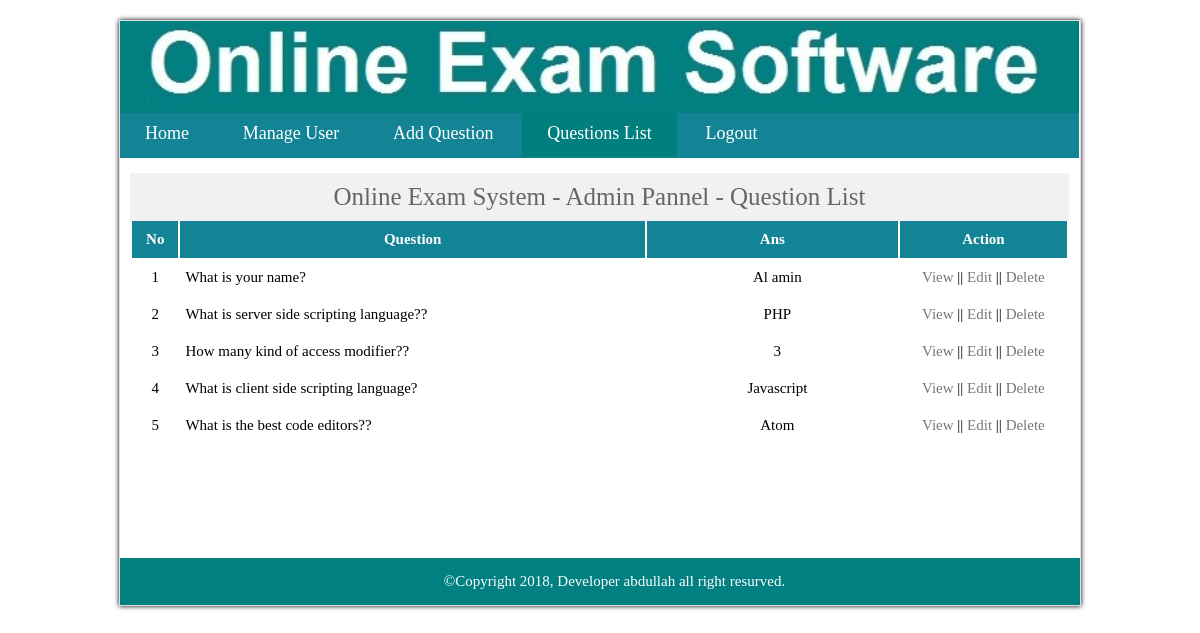
The page /admin/question.php (signed in) on the database its author committed.
### tables this page shows
CREATE TABLE `tbl_question` (
  `ques_id` int(11) NOT NULL,
  `question_no` int(11) NOT NULL,
  `question` text NOT NULL
);

CREATE TABLE `tbl_ans` (
  `ans_id` int(11) NOT NULL,
  `question_no` int(11) NOT NULL,
  `right_ans` int(11) NOT NULL DEFAULT '0',
  `option` text NOT NULL
);

### admin/classes/question.php (called while the page is built, shortened)
<?php
class question{
  private $tbl_question = 'tbl_question';
  private $tbl_ans = 'tbl_ans';
  private $question_notwo;
  private $right_ans = 1;
  public function question_no($question_no){
    $this->question_no = $question_no;
  }public function question_notwo($question_notwo){
    $this->question_notwo = $question_notwo;
  }
  public function readQuestion(){
    $sql = "SELECT * FROM $this->tbl_question ORDER BY ques_id ASC";
    $stmt = db::examPrepare($sql);
    $stmt->execute();
    return $stmt->fetchAll();
  }
  public function readAns(){
    $sql = "SELECT * FROM $this->tbl_ans WHERE question_no=:question_notwo AND right_ans=:right_ans";
    $stmt = db::examPrepare($sql);
    $stmt->bindParam(":question_notwo",$this->question_notwo);
    $stmt->bindParam(":right_ans",$this->right_ans);
    $stmt->execute();
    return $stmt->fetchAll();
  }
}
$questionObj = new question();
?>

### admin/connection/db.php (called while the page is built, shortened)
<?php
 class db{
 private static $pdo;
  public static function connection(){
    if(!isset(self::$pdo)){
      try {
        self::$pdo = new PDO('mysql:host='.DB_HOST.';dbname='.DB_NAME,DB_USER,DB_PASS);
      }catch(PDOException $con) {
        echo $con->getMessage();
      }
    }
    return self::$pdo;
  }
    public static function examPrepare($sql){
    return self::connection()->prepare($sql);
  }
 }
?>

### admin/question.php (the view, shortened to what this page needs)
<?php include('inc/header.php');?>
<?php include('classes/question.php');?>
<table class="table">
  <thead class="thead">
    <tr class="thead-tr">
      <th class="serial">No</th>
      <th class="question">Question</th>
      <th class="question-ans">Ans</th>
      <th class="question-action">Action</th>
    </tr>
  </thead>
  <?php
  $i = 0;
  foreach($questionObj->readQuestion() as $value){
    $question_notwo = $value['question_no'];
    $questionObj->question_notwo($question_notwo);
  $i++;
  ?>
  <tr class="tr-content">
    <td><?php echo $i;?></td>
    <td style="text-align:Left;padding-left:5px;"><?php echo $value['question'];?></td>
    <td style="text-align:center;padding-left:10px;"><?php
    foreach($questionObj->readAns() as $val2){
      echo $val2['option'];
    }
      ?></td>
    <td>
      <a href="view-question.php?view-question=<?php echo $value['question_no'];?>">View</a> ||
      <a href="question-edit.php?edit-question=<?php echo $value['question_no'];?>">Edit</a> ||
      <a href="?delete-question=<?php echo $value['question_no'];?>">Delete</a>
    </td>
  </tr>
<?php } ?>
</table>
<?php include('inc/footer.php');?>

### admin/style/style.css (style rules this page uses)
* { padding:0px;margin:0px;outline: 0px }
a { text-decoration:none; }

### admin/style/admin.css (style rules this page uses)
.table { width: 100%; margin-top: -2px; }
.table .thead { background: #138496; }
.table .thead .thead-tr th { padding: 10px 0px; color: #fff; }
.thead-tr .serial { width: 5%; }
.table .tr-content td { text-align: center; height: 35px; font-size: 15px; }
td a { text-decoration:none; color:#777; transition: all .3s; cursor:pointer; }
.question-ans { width: 27%; }
.question-action { width: 18%; }

### rows shown on the page
tbl_question: question "What is your name?"
tbl_ans: option "Al amin"
tbl_question: question "What is server side scripting language??"
tbl_ans: option "PHP"
tbl_question: question "How many kind of access modifier??"
tbl_ans: option "3"
tbl_question: question "What is client side scripting language?"
tbl_ans: option "Javascript"
tbl_question: question "What is the best code editors??"
tbl_ans: option "Atom"
